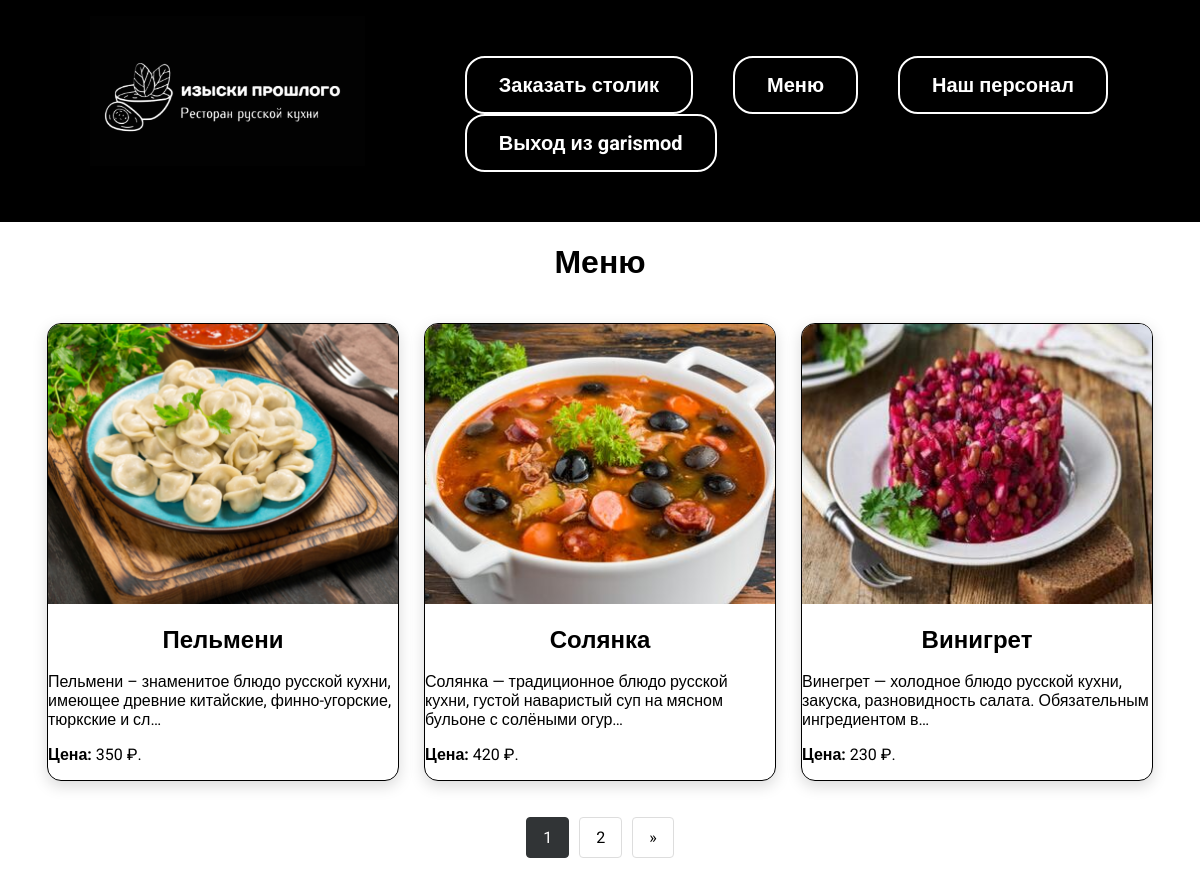
The page /menu/ (signed in) on the database its author committed.
### view/models.py (models this page shows, shortened)
class Menu(models.Model):
    title = models.CharField(max_length=100)
    image = models.ImageField(upload_to='images/')
    recipe = models.CharField(max_length=2000)
    ingredients = models.CharField(max_length=1000)
    url = models.URLField(blank=True)
    rating = models.IntegerField(default=0, blank=True)
    price = models.DecimalField(max_digits=10, decimal_places=2)
    slug = models.SlugField(max_length=250, unique=True)

### view/views.py (the view)
# urls.py: path('menu/', views.menu, name='menu'),
def menu(request):
    menu_items = Menu.objects.all()
    paginator = Paginator(menu_items, 3)
    page = request.GET.get('page')
    try:
        menu_items = paginator.page(page)
    except PageNotAnInteger:
        menu_items = paginator.page(1)
    except EmptyPage:
        menu_items = paginator.page(paginator.num_pages)
    return render(request, 'view/menu.html', {"menu": menu_items})

### view/templates/view/menu.html (shortened to what this page needs)
{% extends 'view/base.html' %}
{% load static %}
{% block content %}
<div class="center_pers"><h1>Меню</h1></div>
<div class="column">
    {% for item in menu %}
    <div class="menu-card">
        <a href="{% url 'dish' item.slug %}"><img class="menu-image" src="{{ item.image.url }}"></a>
        <div class="menu-content">
            <h3 class="menu-title">{{ item.title }}</h3>
            <p class="menu-recipe">{{ item.recipe|truncatechars:100 }}</p>
            <p class="rating"><b>Цена:</b> {{ item.price|floatformat:0 }} ₽.</p>
        </div>
    </div>
    {% endfor %}
</div>
<nav aria-label="Page navigation example">
    <ul class="pagination">
        {% for num in menu.paginator.page_range %}
            {% if menu.number == num %}
            <li class="page-item active">
                <a class="page-link" href="?page={{ num }}">{{ num }}</a>
            </li>
            {% else %}
            <li class="page-item">
                <a class="page-link" href="?page={{ num }}">{{ num }}</a>
            </li>
            {% endif %}
        {% endfor %}
        {% if menu.has_next %}
        <li class="page-item">
            <a class="page-link" href="?page={{ menu.next_page_number }}" aria-label="Next">
                <span aria-hidden="true">&raquo;</span>
            </a>
        </li>
        {% endif %}
    </ul>
</nav>
{% endblock %}

### view/templates/view/base.html (shortened to what this page needs)
<!DOCTYPE html>
{% load static %}
<html lang="en">
<head>
    <link rel="stylesheet" href="{% static 'css/styleDip.css' %}">
</head>
<body>
<header>
    <div class="Menu">
        <div class="Logo">
            <a href="{% url 'index' %}"><img src="{% static 'images/Rt black.png' %}"></a>
        </div>
        <div class="wrap">
            <div>
                <ul>
                    <li class="butt"><a href="">Заказать столик</a></li>
                    <li class="butt"><a href="{% url 'menu' %}">Меню</a></li>
                    <li class="butt"><a href="{% url 'personal' %}">Наш персонал</a></li>
                    {% if user.is_authenticated %}
                    <li class="butt"><a href="{% url 'logout' %}">Выход из {{ request.user }}</a></li>
                    {% else %}
                    <li class="butt"><a href="{% url 'signup' %}">Регистрация</a></li>
                    {% endif %}
                </ul>
            </div>
        </div>
    </div>
</header>
{% block content %}
{% endblock %}
</body>
</html>

### view/static/css/styleDip.css (style rules this page uses)
body { font-family: "Roboto", sans-serif; background: #ffffff; padding: 0; margin: 0; }
.wrap { margin: 0 auto; padding: 20px; box-sizing: border-box; margin: 0 auto; width: 70%; }
.Logo { width: 275px; height: 150px; margin-left: 80px; }
.Logo a { display: block; width: 100%; height: 100%; }
.Logo img { width: 100%; height: 100%; }
.butt { border: 2px solid rgb(255, 255, 255); padding: 15px 32px; border-radius: 20px; cursor: pointer; transition: all 0.3s ease; }
.Menu { display: flex; background: rgb(0, 0, 0); padding: 10px; border-top: 6px solid #000000; box-sizing: border-box; }
.Menu .wrap { display: flex; flex-wrap: wrap; justify-content: flex-end; align-items: center; }
.Menu a { color: #ffffff; font-weight: bold; text-decoration: none; }
.Menu ul { display: flex; flex-wrap: wrap; list-style: none; font-size: 20px; }
.Menu li { margin-left: 40px; }
.column { display: flex; flex-direction: row; flex-wrap: nowrap; justify-content: center; gap: 25px; padding: 20px; max-width: 100%; margin: 0 auto; overflow-x: auto; }
.menu-card { background: white; border-radius: 14px; overflow: hidden; box-shadow: 0 5px 15px rgba(0, 0, 0, 0.15); transition: all 0.3s ease; border: 1px solid #000000; position: relative; max-width: 350px; }
.menu-image { width: 100%; height: 280px; object-fit: cover; transition: transform 0.5s; }
.menu-title { font-size: 24px; margin: 18px 0; text-align: center; padding: 0 18px; }
.center_pers { text-align: center; }
.pagination { display: flex; gap: 10px; list-style: none; padding: 0; justify-content: center; }
.page-item { display: inline-block; }
.page-link { display: block; padding: 10px 16px; text-decoration: none; color: #000000; border: 1px solid #ddd; border-radius: 4px; transition: all 0.3s; }
.page-item.active .page-link { background-color: #313436; color: white; border-color: #313436; }

### rows shown on the page
Menu: image (picture), title "Пельмени", recipe "Пельмени – знаменитое блюдо русской кухни, имеющее древние китайские, финно-угорские, тюркские и сл…", price "350"
Menu: image (picture), title "Солянка", recipe "Солянка — традиционное блюдо русской кухни, густой наваристый суп на мясном бульоне с солёными огур…", price "420"
Menu: image (picture), title "Винигрет", recipe "Винегрет — холодное блюдо русской кухни, закуска, разновидность салата. Обязательным ингредиентом в…", price "230"

### other values the page prints
{{ request.user }} "garismod"
{{ num }} "1"
{{ num }} "2"
